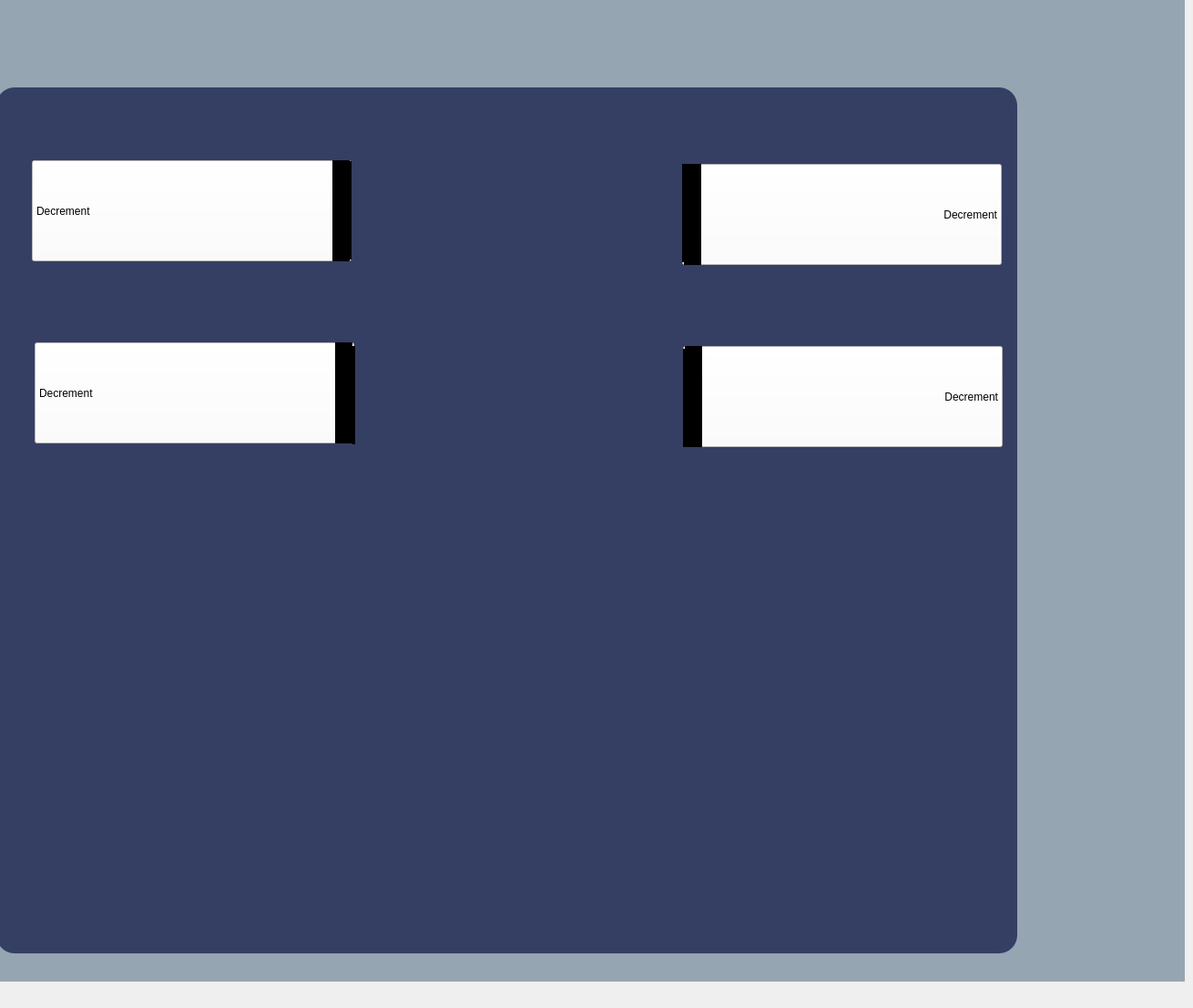
   <widget class="QWidget" name="tab_9">
    <attribute name="title">
     <string>Foot Pedal</string>
    </attribute>
    <widget class="QPushButton" name="pushButton_15">
     <property name="geometry">
      <rect>
       <x>780</x>
       <y>890</y>
       <width>321</width>
       <height>111</height>
      </rect>
     </property>
     <property name="styleSheet">
      <string notr="true">image: url(:/new/prefix1/img/saveforall1.png);
background-color: transparent;
border:none;</string>
     </property>
     <property name="text">
      <string/>
     </property>
    </widget>
    <widget class="QPushButton" name="pushButton_23">
     <property name="geometry">
      <rect>
       <x>760</x>
       <y>750</y>
       <width>351</width>
       <height>121</height>
      </rect>
     </property>
     <property name="styleSheet">
      <string notr="true">image: url(:/new/prefix1/img/save-button 1.png);
background-color: transparent;
border:none;</string>
     </property>
     <property name="text">
      <string/>
     </property>
    </widget>
    <widget class="QComboBox" name="comboBox_20">
     <property name="geometry">
      <rect>
       <x>35</x>
       <y>176</y>
       <width>351</width>
       <height>111</height>
      </rect>
     </property>
     <property name="styleSheet">
      <string notr="true">QComboBox::item:selected { background-color: lightblue; color: black; 	}
QComboBox::drop-down { border-radius: 20px;background-color: rgb(0, 0, 0);}
QComboBox{font: 32pt &quot;Ubuntu&quot;;
background-color: rgb(255, 255, 255);}
</string>
     </property>
     <item>
      <property name="text">
       <string>Decrement</string>
      </property>
     </item>
     <item>
      <property name="text">
       <string>Increment</string>
      </property>
     </item>
     <item>
      <property name="text">
       <string>Reflux</string>
      </property>
     </item>
     <item>
      <property name="text">
       <string>PDM</string>
      </property>
     </item>
     <item>
      <property name="text">
       <string>Continuos irrigation</string>
      </property>
     </item>
     <item>
      <property name="text">
       <string>Power On/Off</string>
      </property>
     </item>
    </widget>
    <widget class="QComboBox" name="comboBox_21">
     <property name="enabled">
      <bool>true</bool>
     </property>
     <property name="geometry">
      <rect>
       <x>38</x>
       <y>376</y>
       <width>351</width>
       <height>111</height>
      </rect>
     </property>
     <property name="styleSheet">
      <string notr="true">QComboBox::item:selected { background-color: lightblue; color: black; 	}
QComboBox::drop-down { border-radius: 20px;background-color: rgb(0, 0, 0);}
QComboBox{font: 32pt &quot;Ubuntu&quot;;
background-color: rgb(255, 255, 255);}
</string>
     </property>
     <item>
      <property name="text">
       <string>Decrement</string>
      </property>
     </item>
     <item>
      <property name="text">
       <string>Increment</string>
      </property>
     </item>
     <item>
      <property name="text">
       <string>Reflux</string>
      </property>
     </item>
     <item>
      <property name="text">
       <string>PDM</string>
      </property>
     </item>
     <item>
      <property name="text">
       <string>Continuos irrigation</string>
      </property>
     </item>
     <item>
      <property name="text">
       <string>Power On/Off</string>
      </property>
     </item>
    </widget>
    <widget class="QComboBox" name="comboBox_23">
     <property name="geometry">
      <rect>
       <x>749</x>
       <y>180</y>
       <width>351</width>
       <height>111</height>
      </rect>
     </property>
     <property name="layoutDirection">
      <enum>Qt::RightToLeft</enum>
     </property>
     <property name="styleSheet">
      <string notr="true">QComboBox::item:selected { background-color: lightblue; color: black; 	}
QComboBox::drop-down { border-radius: 20px;background-color: rgb(0, 0, 0);}
QComboBox{font: 32pt &quot;Ubuntu&quot;;
background-color: rgb(255, 255, 255);}
</string>
     </property>
     <item>
      <property name="text">
       <string>Decrement</string>
      </property>
     </item>
     <item>
      <property name="text">
       <string>Increment</string>
      </property>
     </item>
     <item>
      <property name="text">
       <string>Reflux</string>
      </property>
     </item>
     <item>
      <property name="text">
       <string>PDM</string>
      </property>
     </item>
     <item>
      <property name="text">
       <string>Continuos irrigation</string>
      </property>
     </item>
     <item>
      <property name="text">
       <string>Power On/Off</string>
      </property>
     </item>
    </widget>
    <widget class="QComboBox" name="comboBox_24">
     <property name="geometry">
      <rect>
       <x>750</x>
       <y>380</y>
       <width>351</width>
       <height>111</height>
      </rect>
     </property>
     <property name="layoutDirection">
      <enum>Qt::RightToLeft</enum>
     </property>
     <property name="styleSheet">
      <string notr="true">QComboBox::item:selected { background-color: lightblue; color: black; 	}
QComboBox::drop-down { border-radius: 20px;background-color: rgb(0, 0, 0);}
QComboBox{font: 32pt &quot;Ubuntu&quot;;
background-color: rgb(255, 255, 255);}
</string>
     </property>
     <item>
      <property name="text">
       <string>Decrement</string>
      </property>
     </item>
     <item>
      <property name="text">
       <string>Increment</string>
      </property>
     </item>
     <item>
      <property name="text">
       <string>Reflux</string>
      </property>
     </item>
     <item>
      <property name="text">
       <string>PDM</string>
      </property>
     </item>
     <item>
      <property name="text">
       <string>Continuos irrigation</string>
      </property>
     </item>
     <item>
      <property name="text">
       <string>Power On/Off</string>
      </property>
     </item>
    </widget>
    <widget class="QLabel" name="label_11">
     <property name="geometry">
      <rect>
       <x>0</x>
       <y>-20</y>
       <width>1301</width>
       <height>1098</height>
      </rect>
     </property>
     <property name="styleSheet">
      <string notr="true">background-color: rgb(149, 165, 178);</string>
     </property>
     <property name="text">
      <string/>
     </property>
    </widget>
    <widget class="QLabel" name="label_20">
     <property name="geometry">
      <rect>
       <x>370</x>
       <y>150</y>
       <width>391</width>
       <height>421</height>
      </rect>
     </property>
     <property name="styleSheet">
      <string notr="true">image: url(:/new/prefix1/img/fpbg1.png);
background-color: rgba(191, 64, 64, 0);</string>
     </property>
     <property name="text">
      <string/>
     </property>
    </widget>
    <widget class="QLabel" name="label_35">
     <property name="geometry">
      <rect>
       <x>-4</x>
       <y>96</y>
       <width>1121</width>
       <height>951</height>
      </rect>
     </property>
     <property name="styleSheet">
      <string notr="true">color: rgb(255, 255, 255);
font: 30pt &quot;Ubuntu&quot;;border-radius: 20px;
background-color: rgb(53, 63, 99);</string>
     </property>
     <property name="text">
      <string/>
     </property>
    </widget>
    <widget class="Line" name="line">
     <property name="geometry">
      <rect>
       <x>383</x>
       <y>177</y>
       <width>3</width>
       <height>108</height>
      </rect>
     </property>
     <property name="styleSheet">
      <string notr="true">background-color: rgb(0, 0, 0);</string>
     </property>
     <property name="orientation">
      <enum>Qt::Vertical</enum>
     </property>
    </widget>
    <widget class="Line" name="line_2">
     <property name="geometry">
      <rect>
       <x>750</x>
       <y>383</y>
       <width>3</width>
       <height>108</height>
      </rect>
     </property>
     <property name="styleSheet">
      <string notr="true">background-color: rgb(0, 0, 0);</string>
     </property>
     <property name="orientation">
      <enum>Qt::Vertical</enum>
     </property>
    </widget>
    <widget class="Line" name="line_3">
     <property name="geometry">
      <rect>
       <x>749</x>
       <y>180</y>
       <width>3</width>
       <height>108</height>
      </rect>
     </property>
     <property name="styleSheet">
      <string notr="true">background-color: rgb(0, 0, 0);</string>
     </property>
     <property name="orientation">
      <enum>Qt::Vertical</enum>
     </property>
    </widget>
    <widget class="Line" name="line_4">
     <property name="geometry">
      <rect>
       <x>387</x>
       <y>380</y>
       <width>3</width>
       <height>108</height>
      </rect>
     </property>
     <property name="styleSheet">
      <string notr="true">background-color: rgb(0, 0, 0);</string>
     </property>
     <property name="orientation">
      <enum>Qt::Vertical</enum>
     </property>
    </widget>
    <zorder>label_11</zorder>
    <zorder>label_35</zorder>
    <zorder>pushButton_15</zorder>
    <zorder>pushButton_23</zorder>
    <zorder>comboBox_24</zorder>
    <zorder>comboBox_23</zorder>
    <zorder>comboBox_21</zorder>
    <zorder>comboBox_20</zorder>
    <zorder>label_20</zorder>
    <zorder>line</zorder>
    <zorder>line_2</zorder>
    <zorder>line_3</zorder>
    <zorder>line_4</zorder>
   </widget>
